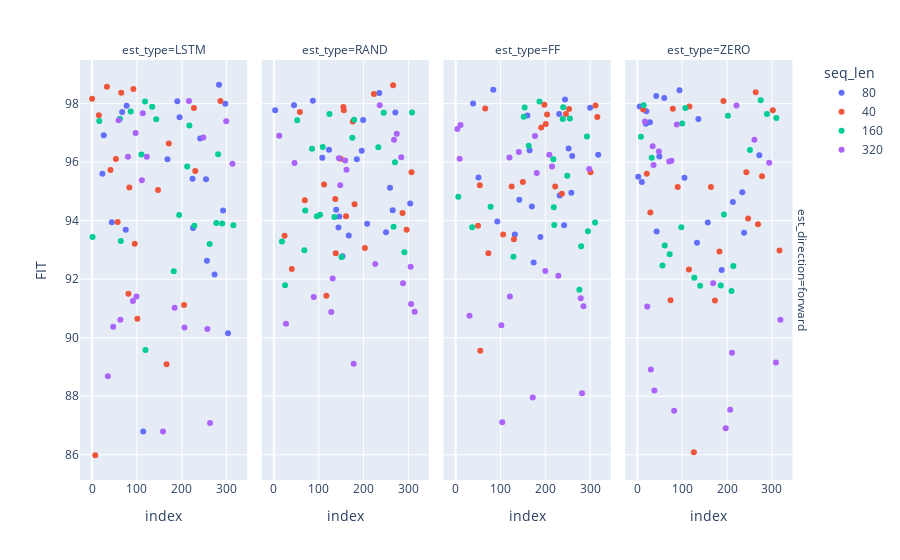

Write notebook code for a chart like this one.
### Code cell
fig = px.scatter(df_res, y="FIT",
                 facet_col="est_type", facet_row="est_direction", color="seq_len",
                 hover_data=["max_time", "seq_est_len"])
fig.show()

### Figure 1 — Plotly figure (JSON) as saved in the notebook; plotly's stock layout.template omitted (floating-point values rounded to 4 significant figures)
{"data": [{"customdata": [[1800, 40], [1800, 80], [1800, 5], [1800, 20], [1800, 10], [1800, 20], [1800, 40], [1800, 5], [1800, 80], [1800, 10], [300, 80], [300, 10], [300, 5], [300, 40], [300, 20], [300, 80], [300, 40], [300, 20], [300, 10], [300, 5]], "hovertemplate": "seq_len=80<br>est_direction=forward<br>est_type=LSTM<br>index=%{x}<br>FIT=%{y}<br>max_time=%{customdata[0]}<br>seq_est_len=%{customdata[1]}<extra></extra>", "legendgroup": "80", "marker": {"color": "#636efa", "symbol": "circle"}, "mode": "markers", "name": "80", "orientation": "v", "showlegend": true, "type": "scatter", "x": [283, 190, 297, 77, 67, 195, 26, 241, 168, 23, 224, 254, 292, 44, 225, 75, 256, 273, 303, 114], "xaxis": "x", "y": [98.65, 98.08, 98.0, 97.93, 97.72, 97.53, 96.92, 96.81, 96.1, 95.6, 95.44, 95.41, 94.35, 93.94, 93.75, 93.69, 92.63, 92.16, 90.15, 86.8], "yaxis": "y"}, {"customdata": [[1800, 80], [1800, 40], [1800, 80], [1800, 20], [1800, 40], [1800, 20], [1800, 10], [1800, 10], [1800, 5], [1800, 5], [300, 40], [300, 20], [300, 5], [300, 10], [300, 5], [300, 20], [300, 80], [300, 10], [300, 40], [300, 80]], "hovertemplate": "seq_len=80<br>est_direction=forward<br>est_type=RAND<br>index=%{x}<br>FIT=%{y}<br>max_time=%{customdata[0]}<br>seq_est_len=%{customdata[1]}<extra></extra>", "legendgroup": "80", "marker": {"color": "#636efa", "symbol": "circle"}, "mode": "markers", "name": "80", "orientation": "v", "showlegend": false, "type": "scatter", "x": [235, 87, 45, 3, 271, 199, 123, 196, 108, 185, 259, 304, 139, 265, 146, 208, 144, 250, 167, 153], "xaxis": "x2", "y": [98.37, 98.1, 97.94, 97.77, 97.7, 97.44, 96.42, 96.39, 96.15, 96.1, 95.13, 94.59, 94.38, 94.36, 94.15, 93.89, 93.77, 93.6, 93.49, 92.78], "yaxis": "y2"}, {"customdata": [[1800, 10], [1800, 20], [1800, 5], [1800, 40], [1800, 20], [1800, 80], [1800, 10], [1800, 40], [1800, 5], [1800, 80], [300, 20], [300, 10], [300, 80], [300, 40], [300, 10], [300, 80], [300, 5], [300, 20], [300, 40], [300, 5]], "hovertemplate": "seq_len=80<br>est_direction=forward<br>est_type=FF<br>index=%{x}<br>FIT=%{y}<br>max_time=%{customdata[0]}<br>seq_est_len=%{customdata[1]}<extra></extra>", "legendgroup": "80", "marker": {"color": "#636efa", "symbol": "circle"}, "mode": "markers", "name": "80", "orientation": "v", "showlegend": false, "type": "scatter", "x": [84, 244, 39, 300, 231, 160, 252, 165, 318, 260, 51, 258, 232, 142, 170, 93, 242, 132, 189, 174], "xaxis": "x3", "y": [98.48, 98.14, 98.0, 97.86, 97.65, 97.6, 96.46, 96.41, 96.25, 96.21, 95.47, 94.96, 94.86, 94.71, 94.49, 93.97, 93.84, 93.53, 93.45, 92.57], "yaxis": "y3"}, {"customdata": [[1800, 80], [1800, 40], [1800, 20], [1800, 80], [1800, 20], [1800, 10], [1800, 40], [1800, 10], [1800, 5], [1800, 5], [300, 40], [300, 10], [300, 20], [300, 5], [300, 20], [300, 5], [300, 80], [300, 10], [300, 40], [300, 80]], "hovertemplate": "seq_len=80<br>est_direction=forward<br>est_type=ZERO<br>index=%{x}<br>FIT=%{y}<br>max_time=%{customdata[0]}<br>seq_est_len=%{customdata[1]}<extra></extra>", "legendgroup": "80", "marker": {"color": "#636efa", "symbol": "circle"}, "mode": "markers", "name": "80", "orientation": "v", "showlegend": false, "type": "scatter", "x": [94, 42, 60, 5, 20, 136, 28, 19, 272, 49, 2, 105, 10, 234, 213, 157, 43, 238, 133, 188], "xaxis": "x4", "y": [98.46, 98.26, 98.19, 97.9, 97.74, 97.47, 97.36, 97.31, 96.24, 96.2, 95.51, 95.47, 95.32, 94.97, 94.64, 93.94, 93.63, 93.59, 93.25, 92.31], "yaxis": "y4"}, {"customdata": [[1800, 10], [1800, 20], [1800, 20], [1800, 40], [1800, 40], [1800, 80], [1800, 10], [1800, 80], [1800, 5], [300, 40], [1800, 5], [300, 80], [300, 20], [300, 10], [300, 40], [300, 20], [300, 10], [300, 80], [300, 5], [300, 5]], "hovertemplate": "seq_len=40<br>est_direction=forward<br>est_type=LSTM<br>index=%{x}<br>FIT=%{y}<br>max_time=%{customdata[0]}<br>seq_est_len=%{customdata[1]}<extra></extra>", "legendgroup": "40", "marker": {"color": "#EF553B", "symbol": "circle"}, "mode": "markers", "name": "40", "orientation": "v", "showlegend": true, "type": "scatter", "x": [33, 92, 65, 0, 286, 227, 15, 171, 53, 41, 230, 83, 147, 57, 95, 81, 205, 101, 166, 7], "xaxis": "x", "y": [98.57, 98.5, 98.37, 98.17, 98.09, 97.85, 97.6, 96.63, 96.1, 95.73, 95.7, 95.14, 95.05, 93.95, 93.21, 91.5, 91.12, 90.65, 89.09, 85.98], "yaxis": "y"}, {"customdata": [[1800, 80], [1800, 80], [1800, 20], [1800, 40], [1800, 20], [1800, 40], [300, 20], [300, 40], [1800, 10], [1800, 10], [300, 80], [1800, 5], [300, 20], [1800, 5], [300, 10], [300, 10], [300, 40], [300, 5], [300, 5], [300, 80]], "hovertemplate": "seq_len=40<br>est_direction=forward<br>est_type=RAND<br>index=%{x}<br>FIT=%{y}<br>max_time=%{customdata[0]}<br>seq_est_len=%{customdata[1]}<extra></extra>", "legendgroup": "40", "marker": {"color": "#EF553B", "symbol": "circle"}, "mode": "markers", "name": "40", "orientation": "v", "showlegend": false, "type": "scatter", "x": [266, 223, 155, 156, 58, 176, 149, 307, 112, 137, 69, 180, 287, 161, 296, 24, 203, 138, 40, 117], "xaxis": "x2", "y": [98.63, 98.33, 97.88, 97.77, 97.71, 97.39, 96.12, 95.65, 95.23, 94.74, 94.7, 94.56, 94.26, 94.15, 93.69, 93.49, 93.07, 92.89, 92.34, 91.44], "yaxis": "y2"}, {"customdata": [[1800, 40], [1800, 5], [1800, 80], [1800, 10], [1800, 20], [1800, 20], [1800, 80], [1800, 40], [1800, 10], [1800, 5], [300, 10], [300, 80], [300, 5], [300, 20], [300, 40], [300, 40], [300, 5], [300, 10], [300, 20], [300, 80]], "hovertemplate": "seq_len=40<br>est_direction=forward<br>est_type=FF<br>index=%{x}<br>FIT=%{y}<br>max_time=%{customdata[0]}<br>seq_est_len=%{customdata[1]}<extra></extra>", "legendgroup": "40", "marker": {"color": "#EF553B", "symbol": "circle"}, "mode": "markers", "name": "40", "orientation": "v", "showlegend": false, "type": "scatter", "x": [198, 312, 66, 253, 246, 204, 316, 201, 191, 301, 150, 54, 125, 222, 237, 50, 106, 130, 73, 55], "xaxis": "x3", "y": [97.96, 97.94, 97.83, 97.82, 97.65, 97.63, 97.55, 97.31, 97.18, 95.65, 95.32, 95.21, 95.17, 95.17, 94.92, 93.82, 93.52, 93.36, 92.89, 89.56], "yaxis": "y3"}, {"customdata": [[1800, 40], [1800, 80], [1800, 20], [1800, 40], [1800, 20], [1800, 80], [1800, 10], [300, 20], [1800, 5], [1800, 10], [300, 40], [300, 20], [1800, 5], [300, 40], [300, 5], [300, 80], [300, 10], [300, 80], [300, 10], [300, 5]], "hovertemplate": "seq_len=40<br>est_direction=forward<br>est_type=ZERO<br>index=%{x}<br>FIT=%{y}<br>max_time=%{customdata[0]}<br>seq_est_len=%{customdata[1]}<extra></extra>", "legendgroup": "40", "marker": {"color": "#EF553B", "symbol": "circle"}, "mode": "markers", "name": "40", "orientation": "v", "showlegend": false, "type": "scatter", "x": [264, 192, 116, 79, 13, 302, 243, 21, 278, 90, 164, 29, 247, 269, 317, 183, 115, 74, 173, 126], "xaxis": "x4", "y": [98.39, 98.09, 97.91, 97.83, 97.8, 97.77, 95.66, 95.6, 95.51, 95.15, 95.15, 94.28, 94.07, 93.88, 92.98, 92.94, 92.33, 91.28, 91.27, 86.08], "yaxis": "y4"}, {"customdata": [[1800, 80], [1800, 80], [1800, 10], [1800, 10], [1800, 40], [1800, 5], [1800, 20], [1800, 40], [1800, 20], [1800, 5], [300, 10], [300, 40], [300, 80], [300, 80], [300, 20], [300, 20], [300, 5], [300, 40], [300, 10], [300, 5]], "hovertemplate": "seq_len=160<br>est_direction=forward<br>est_type=LSTM<br>index=%{x}<br>FIT=%{y}<br>max_time=%{customdata[0]}<br>seq_est_len=%{customdata[1]}<extra></extra>", "legendgroup": "160", "marker": {"color": "#00cc96", "symbol": "circle"}, "mode": "markers", "name": "160", "orientation": "v", "showlegend": true, "type": "scatter", "x": [118, 134, 86, 62, 143, 16, 217, 281, 110, 212, 194, 277, 290, 315, 228, 1, 64, 262, 182, 119], "xaxis": "x", "y": [98.07, 97.89, 97.73, 97.48, 97.47, 97.41, 97.25, 96.27, 96.26, 95.85, 94.2, 93.92, 93.9, 93.85, 93.82, 93.44, 93.3, 93.2, 92.27, 89.58], "yaxis": "y"}, {"customdata": [[1800, 20], [1800, 20], [1800, 40], [1800, 5], [1800, 40], [1800, 80], [1800, 5], [1800, 10], [1800, 10], [1800, 80], [300, 20], [300, 10], [300, 40], [300, 5], [300, 10], [300, 5], [300, 40], [300, 20], [300, 80], [300, 80]], "hovertemplate": "seq_len=160<br>est_direction=forward<br>est_type=RAND<br>index=%{x}<br>FIT=%{y}<br>max_time=%{customdata[0]}<br>seq_est_len=%{customdata[1]}<extra></extra>", "legendgroup": "160", "marker": {"color": "#00cc96", "symbol": "circle"}, "mode": "markers", "name": "160", "orientation": "v", "showlegend": false, "type": "scatter", "x": [308, 245, 124, 179, 52, 175, 109, 233, 85, 270, 70, 103, 96, 135, 267, 18, 68, 291, 151, 25], "xaxis": "x2", "y": [97.7, 97.69, 97.65, 97.45, 97.43, 96.84, 96.52, 96.51, 96.46, 95.99, 94.35, 94.21, 94.15, 94.13, 93.79, 93.29, 92.99, 92.92, 92.76, 91.8], "yaxis": "y2"}, {"customdata": [[1800, 20], [1800, 10], [1800, 5], [1800, 20], [1800, 80], [1800, 40], [1800, 40], [1800, 10], [1800, 5], [1800, 80], [300, 5], [300, 80], [300, 10], [300, 20], [300, 40], [300, 20], [300, 40], [300, 80], [300, 5], [300, 10]], "hovertemplate": "seq_len=160<br>est_direction=forward<br>est_type=FF<br>index=%{x}<br>FIT=%{y}<br>max_time=%{customdata[0]}<br>seq_est_len=%{customdata[1]}<extra></extra>", "legendgroup": "160", "marker": {"color": "#00cc96", "symbol": "circle"}, "mode": "markers", "name": "160", "orientation": "v", "showlegend": false, "type": "scatter", "x": [187, 240, 154, 152, 255, 239, 293, 163, 218, 249, 6, 78, 219, 311, 220, 37, 295, 280, 129, 276], "xaxis": "x3", "y": [98.07, 97.88, 97.87, 97.55, 97.49, 97.48, 96.88, 96.56, 96.1, 95.54, 94.82, 94.48, 94.46, 93.94, 93.85, 93.78, 93.64, 93.13, 92.77, 91.64], "yaxis": "y3"}, {"customdata": [[1800, 20], [1800, 80], [1800, 40], [1800, 40], [1800, 5], [1800, 20], [1800, 10], [1800, 80], [1800, 10], [1800, 5], [300, 10], [300, 20], [300, 20], [300, 10], [300, 40], [300, 80], [300, 5], [300, 5], [300, 80], [300, 40]], "hovertemplate": "seq_len=160<br>est_direction=forward<br>est_type=ZERO<br>index=%{x}<br>FIT=%{y}<br>max_time=%{customdata[0]}<br>seq_est_len=%{customdata[1]}<extra></extra>", "legendgroup": "160", "marker": {"color": "#00cc96", "symbol": "circle"}, "mode": "markers", "name": "160", "orientation": "v", "showlegend": false, "type": "scatter", "x": [275, 14, 107, 289, 202, 310, 100, 8, 251, 32, 193, 98, 61, 72, 56, 214, 127, 186, 140, 210], "xaxis": "x4", "y": [98.11, 97.94, 97.85, 97.64, 97.58, 97.51, 97.32, 96.87, 96.41, 96.15, 94.21, 93.78, 93.15, 92.85, 92.47, 92.45, 92.05, 91.79, 91.78, 91.59], "yaxis": "y4"}, {"customdata": [[1800, 40], [1800, 20], [1800, 80], [1800, 40], [1800, 10], [1800, 10], [1800, 80], [1800, 20], [1800, 5], [1800, 5], [300, 80], [300, 5], [300, 10], [300, 40], [300, 5], [300, 80], [300, 10], [300, 20], [300, 40], [300, 20]], "hovertemplate": "seq_len=320<br>est_direction=forward<br>est_type=LSTM<br>index=%{x}<br>FIT=%{y}<br>max_time=%{customdata[0]}<br>seq_est_len=%{customdata[1]}<extra></extra>", "legendgroup": "320", "marker": {"color": "#ab63fa", "symbol": "circle"}, "mode": "markers", "name": "320", "orientation": "v", "showlegend": true, "type": "scatter", "x": [216, 113, 59, 299, 97, 248, 80, 122, 313, 111, 99, 91, 184, 63, 47, 206, 257, 35, 263, 158], "xaxis": "x", "y": [98.09, 97.67, 97.43, 97.4, 97.0, 96.84, 96.19, 96.18, 95.95, 95.38, 91.41, 91.26, 91.02, 90.62, 90.37, 90.35, 90.3, 88.69, 87.09, 86.79], "yaxis": "y"}, {"customdata": [[1800, 40], [1800, 10], [1800, 5], [1800, 40], [1800, 20], [1800, 5], [1800, 10], [1800, 80], [1800, 20], [1800, 80], [300, 5], [300, 20], [300, 10], [300, 40], [300, 5], [300, 10], [300, 80], [300, 20], [300, 80], [300, 40]], "hovertemplate": "seq_len=320<br>est_direction=forward<br>est_type=RAND<br>index=%{x}<br>FIT=%{y}<br>max_time=%{customdata[0]}<br>seq_est_len=%{customdata[1]}<extra></extra>", "legendgroup": "320", "marker": {"color": "#ab63fa", "symbol": "circle"}, "mode": "markers", "name": "320", "orientation": "v", "showlegend": false, "type": "scatter", "x": [236, 274, 12, 268, 284, 145, 159, 46, 162, 148, 226, 305, 131, 288, 89, 306, 314, 128, 27, 178], "xaxis": "x2", "y": [97.95, 96.97, 96.9, 96.77, 96.16, 96.13, 96.06, 95.97, 95.74, 95.21, 92.52, 92.42, 92.02, 91.86, 91.39, 91.16, 90.89, 90.87, 90.48, 89.11], "yaxis": "y2"}, {"customdata": [[1800, 5], [1800, 40], [1800, 20], [1800, 5], [1800, 10], [1800, 80], [1800, 20], [1800, 80], [1800, 40], [1800, 10], [300, 40], [300, 20], [300, 80], [300, 20], [300, 80], [300, 40], [300, 10], [300, 5], [300, 10], [300, 5]], "hovertemplate": "seq_len=320<br>est_direction=forward<br>est_type=FF<br>index=%{x}<br>FIT=%{y}<br>max_time=%{customdata[0]}<br>seq_est_len=%{customdata[1]}<extra></extra>", "legendgroup": "320", "marker": {"color": "#ab63fa", "symbol": "circle"}, "mode": "markers", "name": "320", "orientation": "v", "showlegend": false, "type": "scatter", "x": [11, 4, 177, 141, 209, 120, 9, 215, 298, 181, 200, 229, 121, 279, 285, 31, 102, 282, 172, 104], "xaxis": "x3", "y": [97.27, 97.13, 96.89, 96.35, 96.25, 96.16, 96.11, 95.85, 95.77, 95.63, 92.28, 92.12, 91.41, 91.35, 91.07, 90.75, 90.43, 88.1, 87.95, 87.11], "yaxis": "y3"}, {"customdata": [[1800, 5], [1800, 10], [1800, 40], [1800, 80], [1800, 80], [1800, 5], [1800, 40], [1800, 10], [1800, 20], [1800, 20], [300, 5], [300, 5], [300, 80], [300, 10], [300, 40], [300, 40], [300, 20], [300, 80], [300, 10], [300, 20]], "hovertemplate": "seq_len=320<br>est_direction=forward<br>est_type=ZERO<br>index=%{x}<br>FIT=%{y}<br>max_time=%{customdata[0]}<br>seq_est_len=%{customdata[1]}<extra></extra>", "legendgroup": "320", "marker": {"color": "#ab63fa", "symbol": "circle"}, "mode": "markers", "name": "320", "orientation": "v", "showlegend": false, "type": "scatter", "x": [221, 17, 88, 261, 34, 48, 76, 71, 294, 36, 169, 22, 319, 211, 309, 30, 38, 207, 82, 197], "xaxis": "x4", "y": [97.93, 97.39, 97.28, 96.77, 96.54, 96.37, 96.05, 96.02, 95.98, 95.9, 91.86, 91.06, 90.61, 89.48, 89.15, 88.91, 88.19, 87.54, 87.5, 86.9], "yaxis": "y4"}], "layout": {"annotations": [{"font": {}, "showarrow": false, "text": "est_type=LSTM", "x": 0.115, "xanchor": "center", "xref": "paper", "y": 1, "yanchor": "bottom", "yref": "paper"}, {"font": {}, "showarrow": false, "text": "est_type=RAND", "x": 0.365, "xanchor": "center", "xref": "paper", "y": 1, "yanchor": "bottom", "yref": "paper"}, {"font": {}, "showarrow": false, "text": "est_type=FF", "x": 0.615, "xanchor": "center", "xref": "paper", "y": 1, "yanchor": "bottom", "yref": "paper"}, {"font": {}, "showarrow": false, "text": "est_type=ZERO", "x": 0.865, "xanchor": "center", "xref": "paper", "y": 1, "yanchor": "bottom", "yref": "paper"}, {"font": {}, "showarrow": false, "text": "est_direction=forward", "textangle": 90, "x": 0.98, "xanchor": "left", "xref": "paper", "y": 0.5, "yanchor": "middle", "yref": "paper"}], "legend": {"title": {"text": "seq_len"}, "tracegroupgap": 0}, "margin": {"t": 60}, "xaxis": {"anchor": "y", "domain": [0, 0.23], "title": {"text": "index"}}, "xaxis2": {"anchor": "y2", "domain": [0.25, 0.48], "matches": "x", "title": {"text": "index"}}, "xaxis3": {"anchor": "y3", "domain": [0.5, 0.73], "matches": "x", "title": {"text": "index"}}, "xaxis4": {"anchor": "y4", "domain": [0.75, 0.98], "matches": "x", "title": {"text": "index"}}, "yaxis": {"anchor": "x", "domain": [0, 1], "title": {"text": "FIT"}}, "yaxis2": {"anchor": "x2", "domain": [0, 1], "matches": "y", "showticklabels": false}, "yaxis3": {"anchor": "x3", "domain": [0, 1], "matches": "y", "showticklabels": false}, "yaxis4": {"anchor": "x4", "domain": [0, 1], "matches": "y", "showticklabels": false}}}
